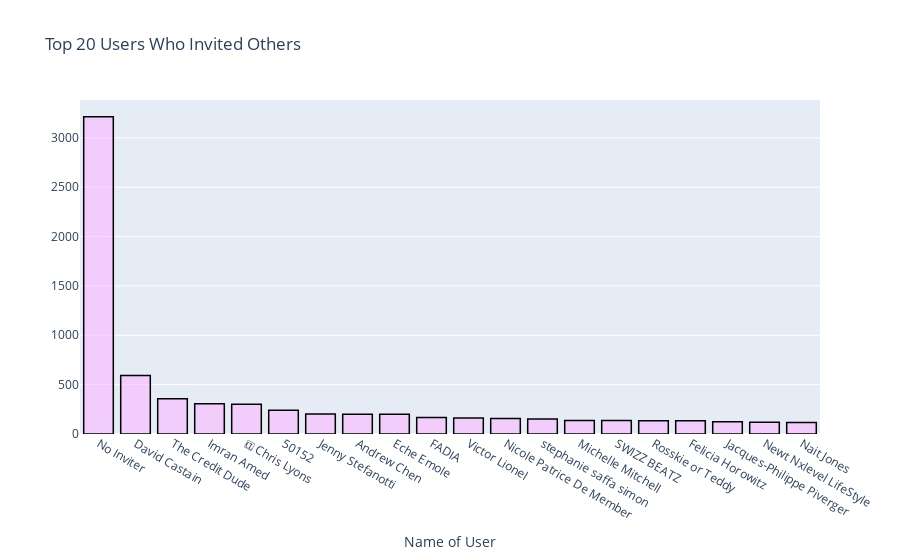

The notebook cell saved with this chart:
### Markdown cell above
There is an increase in new users created between November 2020 and January 2021. The maximum number of users created in a day is **73.862K on Dec 30 2020.** (could be because of new year?).

### Code cell
invited_by_df = users_df['invited_by_user_profile'].value_counts().to_frame()
invited_by_df.reset_index(level=0,inplace=True)
invited_by_df.columns = ['user_id','no_of_users_invited']
invited_by_df = invited_by_df.head(20)
invited_by_df['name'] = ['']*20
for i in range(invited_by_df.shape[0]):
    user_name = users_df.loc[users_df['user_id']==invited_by_df['user_id'].iloc[i]]['name'].values
    if len(user_name) !=0:
        invited_by_df.loc[i,'name'] = user_name[0]
    else:
        if invited_by_df['user_id'].iloc[i] == '':
            invited_by_df.loc[i,'name'] = 'No Inviter'
        else:
            invited_by_df.loc[i,'name'] = invited_by_df['user_id'].iloc[i]
            
trace1 = go.Bar(
                x = invited_by_df.name,
                y = invited_by_df.no_of_users_invited,
                name = "citations",
                marker = dict(color = 'rgba(255, 174, 255, 0.5)',
                             line=dict(color='rgb(0,0,0)',width=1.5)),
                )
data = [trace1]
layout = dict(title = 'Top 20 Users Who Invited Others',
              xaxis= dict(title= 'Name of User',ticklen= 5,zeroline= False)
             )
fig = go.Figure(data = data, layout = layout)
iplot(fig)

### Figure 1 — Plotly figure (JSON) as saved in the notebook; plotly's stock layout.template omitted (floating-point values rounded to 4 significant figures)
{"data": [{"marker": {"color": "rgba(255, 174, 255, 0.5)", "line": {"color": "rgb(0, 0, 0)", "width": 1.5}}, "name": "citations", "type": "bar", "x": ["No Inviter", "David Castain", "The Credit Dude", "Imran Amed", "🆑 Chris Lyons", 50152, "Jenny Stefanotti", "Andrew Chen", "Eche Emole", "FADIA", "Victor Lionel", "Nicole Patrice De Member", "stephanie saffa simon", "Michelle Mitchell", "SWIZZ BEATZ", "Rosskie or Teddy", "Felicia Horowitz", "Jacques-Philippe Piverger", "Newt Nxlevel LifeStyle", "Nait Jones"], "y": [3214, 593, 356, 306, 301, 240, 203, 200, 199, 168, 161, 158, 152, 138, 137, 135, 133, 123, 118, 116]}], "layout": {"title": {"text": "Top 20 Users Who Invited Others"}, "xaxis": {"ticklen": 5, "title": {"text": "Name of User"}, "zeroline": false, "type": "category", "range": [-0.5, 19.5], "autorange": true}, "yaxis": {"type": "linear", "range": [0, 3383.0], "autorange": true}, "autosize": true}}
